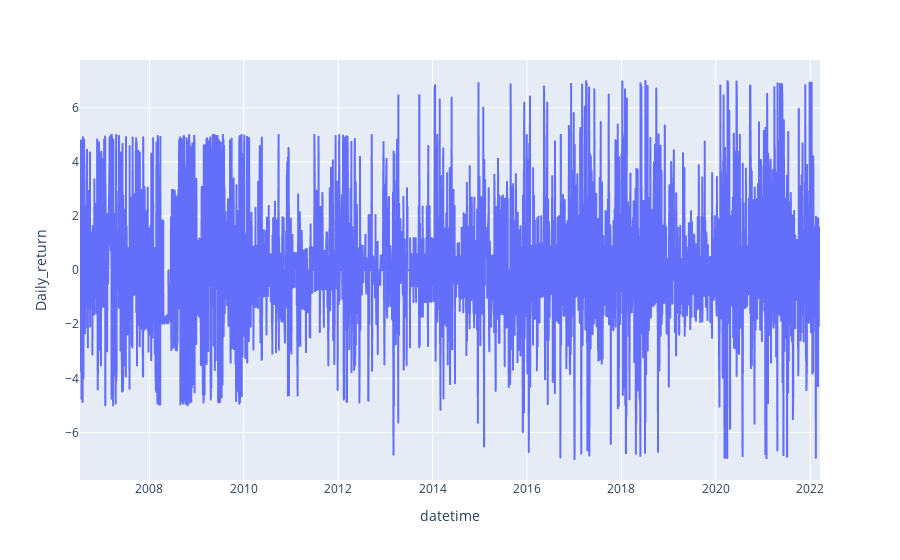

Source (notebook cell):
### Code cell
fig = go.Figure()
px.line(df, x='datetime', y='Daily_return', labels={'x':'Date', 'y':'Daily_Return_%'})

### Figure 1 — Plotly figure (JSON) as saved in the notebook; plotly's stock layout.template omitted (floating-point values rounded to 4 significant figures; data arrays with more than 128 entries replaced by an {"elided": "..."} marker saying what was removed)
{"data": [{"hovertemplate": "datetime=%{x}<br>Daily_return=%{y}<extra></extra>", "legendgroup": "", "line": {"color": "#636efa", "dash": "solid"}, "mode": "lines", "name": "", "showlegend": false, "type": "scattergl", "x": {"elided": "3912 str values"}, "xaxis": "x", "y": {"elided": "3912 float values"}, "yaxis": "y"}], "layout": {"legend": {"tracegroupgap": 0}, "margin": {"t": 60}, "xaxis": {"anchor": "y", "domain": [0, 1], "title": {"text": "datetime"}}, "yaxis": {"anchor": "x", "domain": [0, 1], "title": {"text": "Daily_return"}}}}
